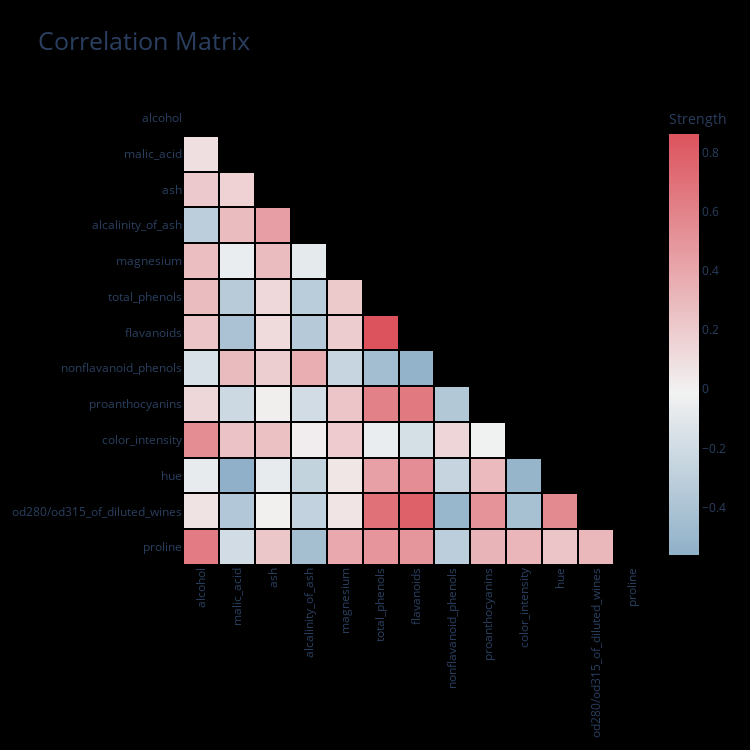

Notebook cell for this chart:
### Code cell
fig = cl.show()

### Figure 1 — Plotly figure (JSON) as saved in the notebook; plotly's stock layout.template omitted (floating-point values rounded to 4 significant figures; data arrays with more than 128 entries replaced by an {"elided": "..."} marker saying what was removed)
{"data": [{"colorbar": {"title": {"text": "Strength"}}, "colorscale": [[0, "rgb(142.65066310630476, 175.7671087375365, 199.90282335012913)"], [0.3846, "rgb(242, 242, 242)"], [1, "rgb(220.38591249762212, 82.92031598249872, 93.29507798364011)"]], "connectgaps": false, "type": "heatmap", "x": ["alcohol", "malic_acid", "ash", "alcalinity_of_ash", "magnesium", "total_phenols", "flavanoids", "nonflavanoid_phenols", "proanthocyanins", "color_intensity", "hue", "od280/od315_of_diluted_wines", "proline"], "xgap": 2, "y": ["proline", "od280/od315_of_diluted_wines", "hue", "color_intensity", "proanthocyanins", "nonflavanoid_phenols", "flavanoids", "total_phenols", "magnesium", "alcalinity_of_ash", "ash", "malic_acid", "alcohol"], "ygap": 2, "z": {"elided": "13x13 float values"}}], "layout": {"autosize": false, "height": 750, "paper_bgcolor": "rgb(0,0,0,0)", "plot_bgcolor": "rgb(0,0,0,0)", "title": {"font": {"size": 25}, "text": "Correlation Matrix"}, "width": 750, "xaxis": {"automargin": true, "autorange": true, "range": [-0.5, 12.5], "showgrid": false, "tickangle": -90, "ticks": "", "type": "category"}, "yaxis": {"automargin": true, "autorange": true, "range": [-0.5, 12.5], "showgrid": false, "ticks": "", "type": "category"}}}
